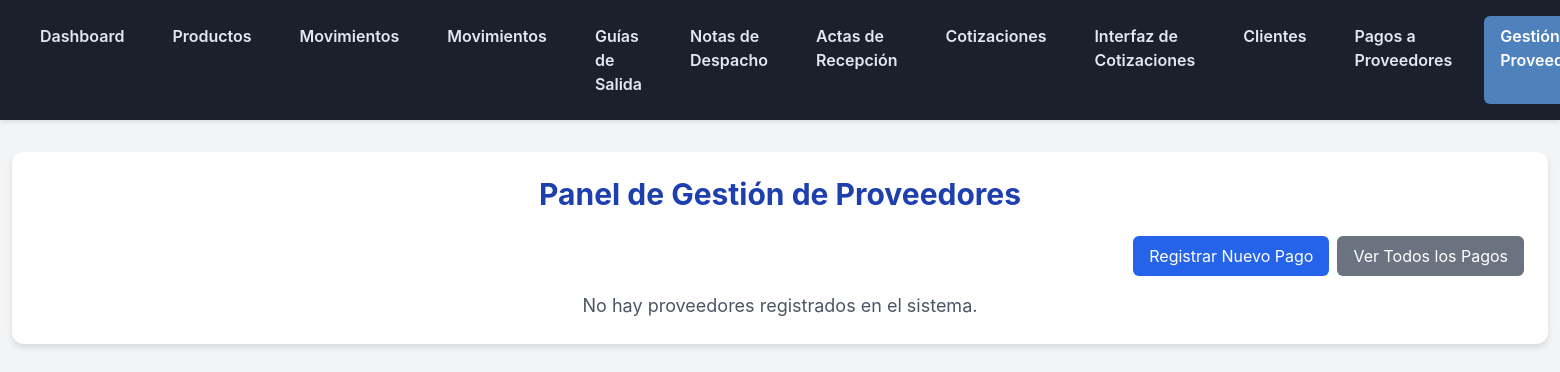
Page /inventario/proveedores/gestion/ (signed in) on the earlier database version.
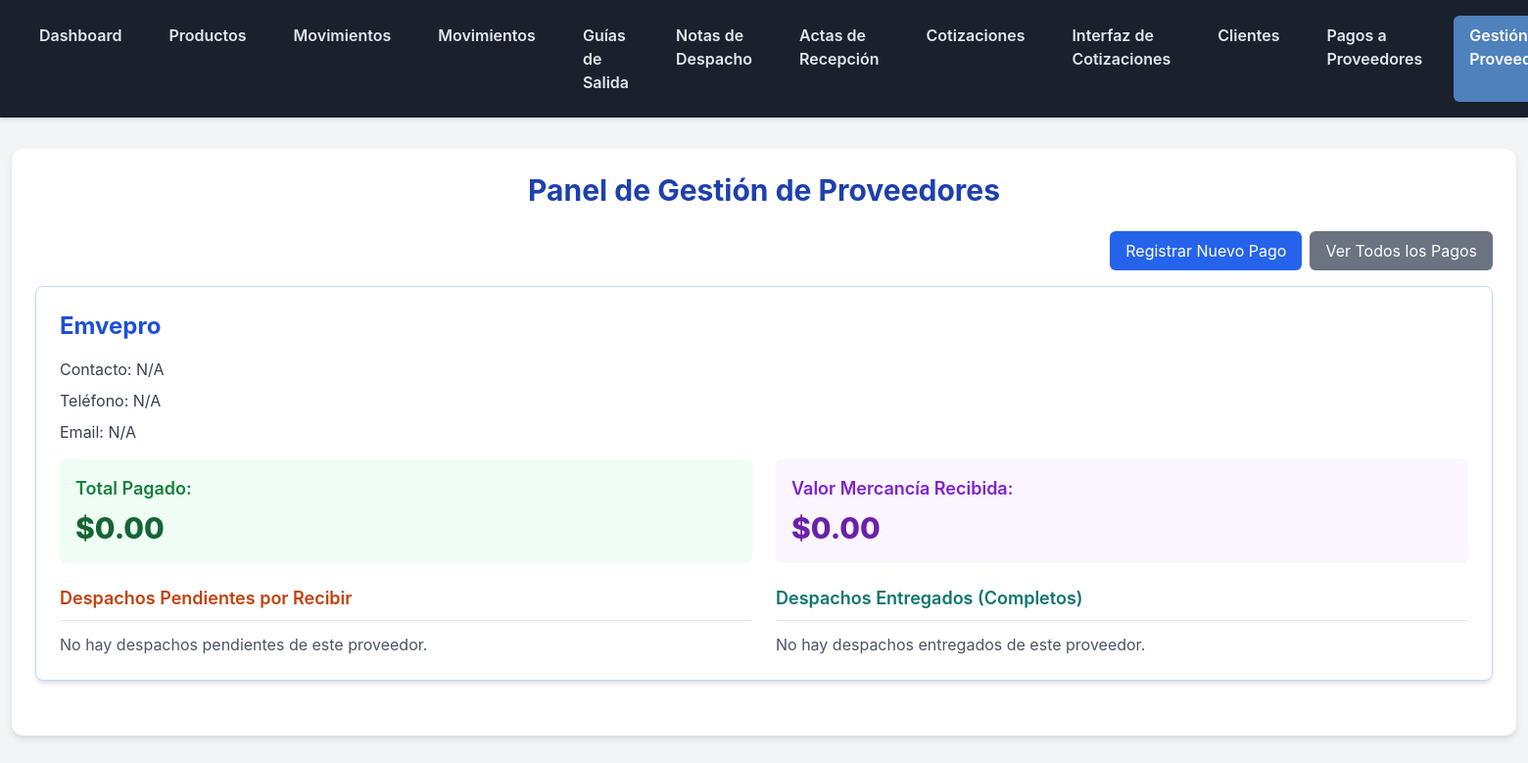
Same page on the later database version.
### inventario/models.py (models this page shows, shortened)
class Proveedor(models.Model):
    nombre = models.CharField(max_length=200, unique=True, verbose_name="Nombre del Proveedor")
    contacto = models.CharField(max_length=255, blank=True, verbose_name="Persona de Contacto")
    telefono = models.CharField(max_length=20, blank=True, verbose_name="Teléfono")
    email = models.EmailField(blank=True, verbose_name="Email")
    class Meta:
        verbose_name = "Proveedor"
        verbose_name_plural = "Proveedores"

### inventario/views.py (the view)
# urls.py: path('proveedores/gestion/', views.ProveedorManagementView.as_view(), name='proveedor_management_panel'),
class ProveedorManagementView(LoginRequiredMixin, TemplateView):
    template_name = 'inventario/proveedor_management_panel.html'
    def get_context_data(self, **kwargs):
        context = super().get_context_data(**kwargs)
        proveedores = Proveedor.objects.all().order_by('nombre')
        proveedores_data = []
        for proveedor in proveedores:
            total_pagado = PagoProveedor.objects.filter(proveedor=proveedor).aggregate(Sum('monto'))['monto__sum'] or 0
            actas_pendientes = ActaRecepcion.objects.filter(
                proveedor=proveedor
            ).filter(
                Q(estado='pendiente') | Q(estado='parcial')
            ).order_by('-fecha_recepcion')
            actas_entregadas = ActaRecepcion.objects.filter(
                proveedor=proveedor,
                estado='completa'
            ).order_by('-fecha_recepcion')
            total_mercancia_recibida_valor = 0
            actas_recibidas = ActaRecepcion.objects.filter(proveedor=proveedor).prefetch_related('detalles__producto')
            for acta in actas_recibidas:
                for detalle in acta.detalles.all():
                    if detalle.producto:
                        total_mercancia_recibida_valor += detalle.cantidad * detalle.producto.precio # Usar el precio actual del producto
            proveedores_data.append({
                'proveedor': proveedor,
                'total_pagado': total_pagado,
                'actas_pendientes': actas_pendientes,
                'actas_entregadas': actas_entregadas,
                'total_mercancia_recibida_valor': total_mercancia_recibida_valor,
            })
        context['proveedores_data'] = proveedores_data
        return context

### inventario/templates/inventario/proveedor_management_panel.html (shortened to what the changed rows need)
    {% extends 'inventario/base.html' %}
    {% block content %}
        <h1 class="text-3xl font-bold text-center mb-6 text-blue-800">Panel de Gestión de Proveedores</h1>
        <div class="flex justify-end mb-4">
            <a href="{% url 'inventario:pago_proveedor_create' %}" class="btn-primary inline-block px-4 py-2 bg-blue-600 text-white rounded-md hover:bg-blue-700 mr-2">Registrar Nuevo Pago</a>
            <a href="{% url 'inventario:pago_proveedor_list' %}" class="btn-secondary inline-block px-4 py-2 bg-gray-500 text-white rounded-md hover:bg-gray-600">Ver Todos los Pagos</a>
        </div>
        {% for data in proveedores_data %}
            <div class="bg-white p-6 rounded-lg shadow-md mb-8 border border-blue-200">
                <h2 class="text-2xl font-bold text-blue-700 mb-4">{{ data.proveedor.nombre }}</h2>
                <p class="text-gray-700 mb-2">Contacto: {{ data.proveedor.contacto|default:"N/A" }}</p>
                <p class="text-gray-700 mb-2">Teléfono: {{ data.proveedor.telefono|default:"N/A" }}</p>
                <p class="text-gray-700 mb-4">Email: {{ data.proveedor.email|default:"N/A" }}</p>
                <div class="grid grid-cols-1 md:grid-cols-2 gap-6 mb-6">
                    <div class="bg-green-50 p-4 rounded-md shadow-sm">
                        <h3 class="text-lg font-semibold text-green-700 mb-2">Total Pagado:</h3>
                        <p class="text-3xl font-extrabold text-green-800">${{ data.total_pagado|floatformat:2 }}</p>
                    </div>
                    <div class="bg-purple-50 p-4 rounded-md shadow-sm">
                        <h3 class="text-lg font-semibold text-purple-700 mb-2">Valor Mercancía Recibida:</h3>
                        <p class="text-3xl font-extrabold text-purple-800">${{ data.total_mercancia_recibida_valor|floatformat:2 }}</p>
                    </div>
                </div>
                <div class="grid grid-cols-1 md:grid-cols-2 gap-6">
                    <div>
                        <h3 class="text-lg font-semibold text-orange-700 mb-3 border-b pb-2">Despachos Pendientes por Recibir</h3>
                        {% if data.actas_pendientes %}
                            <ul class="list-disc list-inside space-y-2">
                                {% for acta in data.actas_pendientes %}
                                    <li class="text-gray-700">
                                        Acta <a href="{% url 'inventario:acta_recepcion_detail' acta.pk %}" class="text-blue-600 hover:underline">{{ acta.numero_recepcion }}</a>
                                        (Fecha: {{ acta.fecha_recepcion|date:"d/m/Y" }}, Estado: <span class="font-bold text-orange-600">{{ acta.get_estado_display }}</span>)
                                    </li>
                                {% endfor %}
                            </ul>
                        {% else %}
                            <p class="text-gray-600">No hay despachos pendientes de este proveedor.</p>
                        {% endif %}
                    </div>
                    <div>
                        <h3 class="text-lg font-semibold text-teal-700 mb-3 border-b pb-2">Despachos Entregados (Completos)</h3>
                        {% if data.actas_entregadas %}
                            <ul class="list-disc list-inside space-y-2">
                                {% for acta in data.actas_entregadas %}
                                    <li class="text-gray-700">
                                        Acta <a href="{% url 'inventario:acta_recepcion_detail' acta.pk %}" class="text-blue-600 hover:underline">{{ acta.numero_recepcion }}</a>
                                        (Fecha: {{ acta.fecha_recepcion|date:"d/m/Y" }})
                                    </li>
                                {% endfor %}
                            </ul>
                        {% else %}
                            <p class="text-gray-600">No hay despachos entregados de este proveedor.</p>
                        {% endif %}
                    </div>
                </div>
            </div>
        {% empty %}
            <p class="text-center text-gray-600 text-lg">No hay proveedores registrados en el sistema.</p>
        {% endfor %}
    {% endblock %}

Differences in the rows shown:
added Proveedor: proveedor.nombre "Emvepro", proveedor.contacto "N/A", proveedor.telefono "N/A", proveedor.email "N/A", total_pagado "0.00", total_mercancia_recibida_valor "0.00"
Other differences:
text no longer shown: "No hay proveedores registrados en el sistema."
